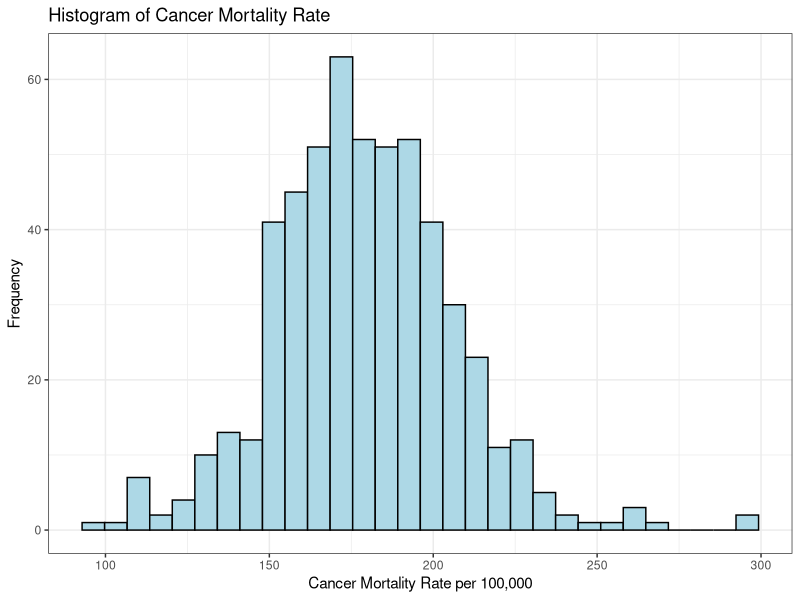
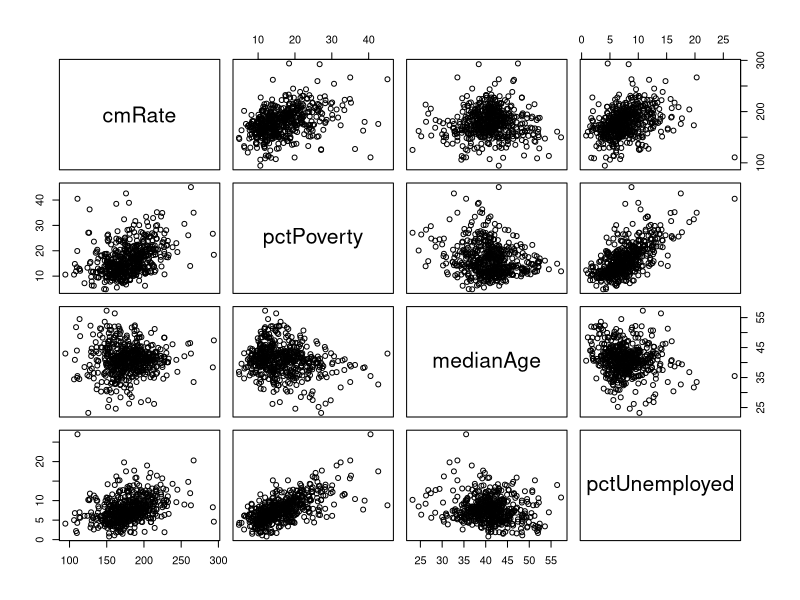
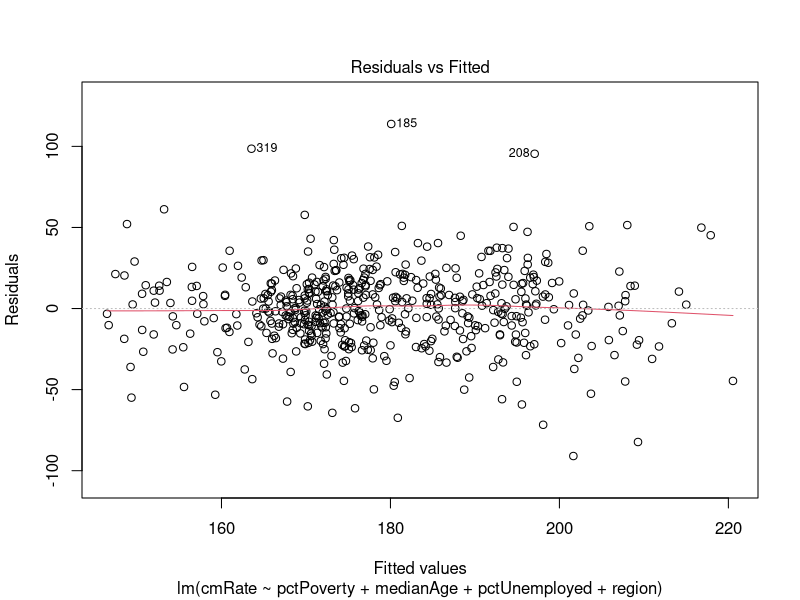
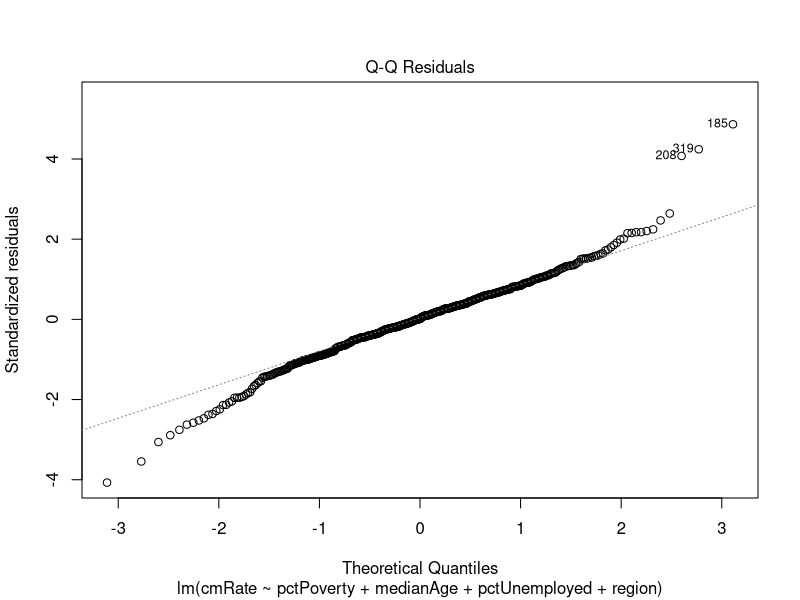
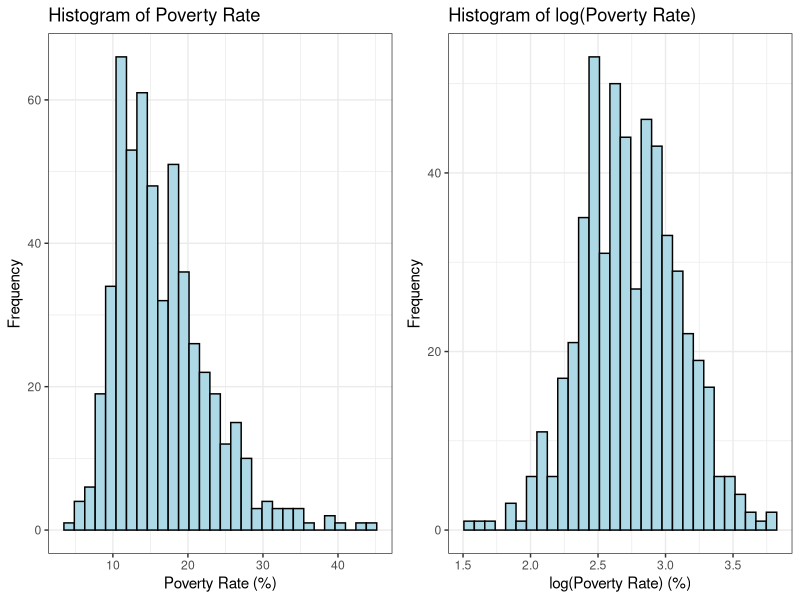
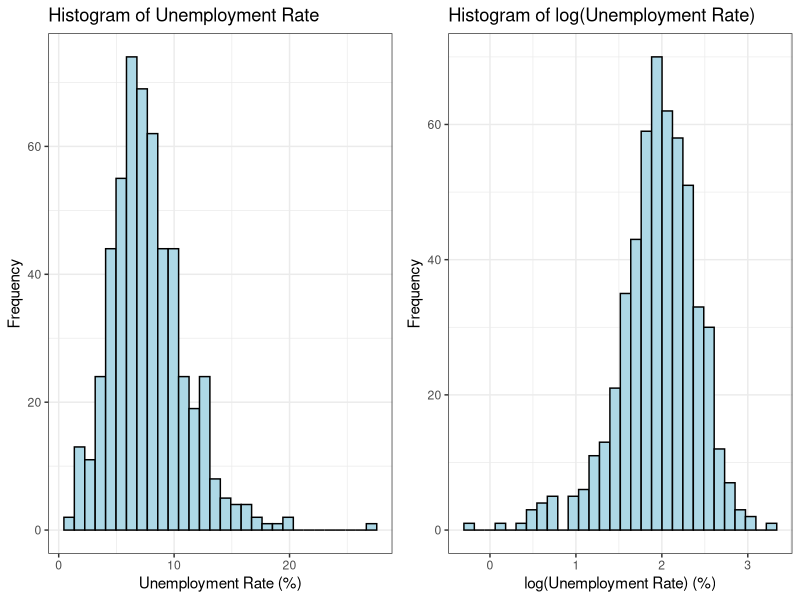
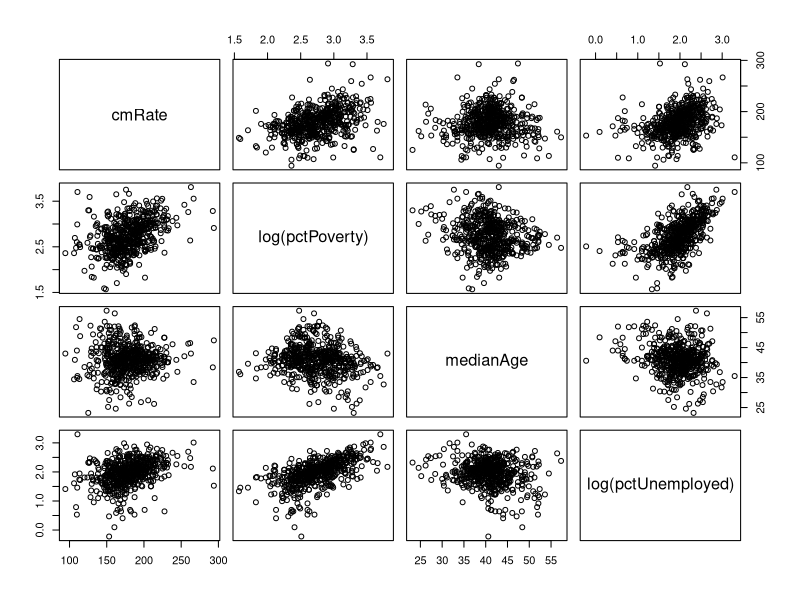
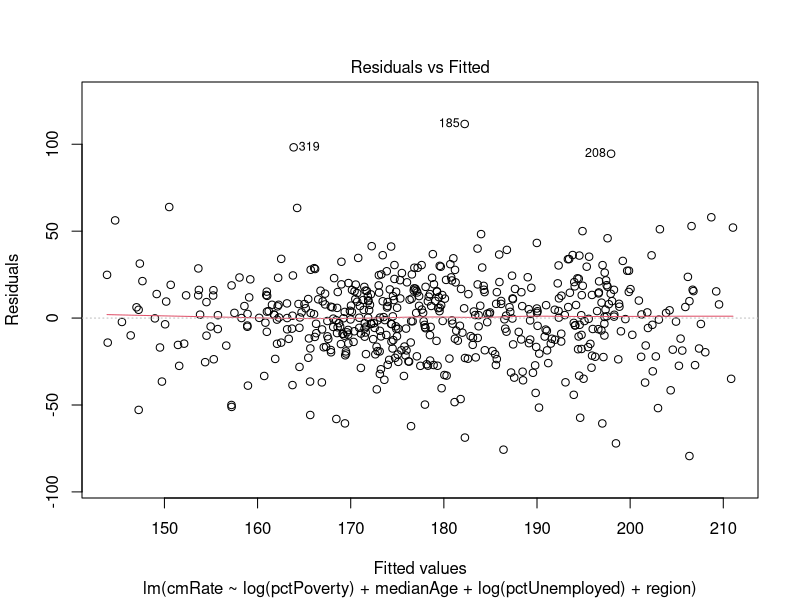

These charts were generated, in order, by the following R code:
## ---- chunk 1
knitr::opts_chunk$set(echo = FALSE)
## ---- chunk 2
# use this code chunk to load any necessary packages
library(ggplot2)
library(GGally)
library(gridExtra)
library(car)
## ---- chunk 3
# use this code chunk to read in your data set
# note: you will need to move your data set into the "stats401_final_project" folder in order for this code chunk to run properly
cancer <- read.csv("cancer_mortality_rates.csv")
## ---- chunk 4
ggplot(data = cancer, aes(x = cmRate)) +
  geom_histogram(bins = 30, color = "black", fill = "lightblue") +
  labs(title = "Histogram of Cancer Mortality Rate",
       x = "Cancer Mortality Rate per 100,000",
       y = "Frequency") +
  theme_bw()
## ---- chunk 5
summary(cancer$cmRate)
## ---- chunk 6
sd(cancer$cmRate)
## ---- chunk 7
pairs(~ cmRate + pctPoverty + medianAge + pctUnemployed, data = cancer)
## ---- chunk 8
initial_model <- lm(cmRate ~ pctPoverty + medianAge + pctUnemployed + region, data = cancer)
summary(initial_model)
## ---- chunk 9
plot(initial_model, which = 1)
## ---- chunk 10
plot(initial_model, which = 2)
## ---- chunk 11
g1 <- ggplot(data = cancer, aes(x = pctPoverty)) +
  geom_histogram(bins = 30, color = "black", fill = "lightblue") +
  labs(title = "Histogram of Poverty Rate",
       x = "Poverty Rate (%)",
       y = "Frequency") +
  theme_bw()

g2 <- ggplot(data = cancer, aes(x = log(pctPoverty))) +
  geom_histogram(bins = 30, color = "black", fill = "lightblue") +
  labs(title = "Histogram of log(Poverty Rate)",
       x = "log(Poverty Rate) (%)",
       y = "Frequency") +
  theme_bw()

grid.arrange(g1, g2, ncol = 2)
## ---- chunk 12
g1 <- ggplot(data = cancer, aes(x = pctUnemployed)) +
  geom_histogram(bins = 30, color = "black", fill = "lightblue") +
  labs(title = "Histogram of Unemployment Rate",
       x = "Unemployment Rate (%)",
       y = "Frequency") +
  theme_bw()

g2 <- ggplot(data = cancer, aes(x = log(pctUnemployed))) +
  geom_histogram(bins = 30, color = "black", fill = "lightblue") +
  labs(title = "Histogram of log(Unemployment Rate)",
       x = "log(Unemployment Rate) (%)",
       y = "Frequency") +
  theme_bw()

grid.arrange(g1, g2, ncol = 2)
## ---- chunk 13
pairs(~ cmRate + log(pctPoverty) + medianAge + log(pctUnemployed), data = cancer)
## ---- chunk 14
log_model <- lm(cmRate ~ log(pctPoverty) + medianAge + log(pctUnemployed) + region, data = cancer)
summary(log_model)
## ---- chunk 15
plot(log_model, which = 1)
## ---- chunk 16
plot(log_model, which = 2)
## ---- chunk 17
ggplot(cancer, aes(x = log(pctPoverty), y = cmRate, color = factor(region), shape = factor(region))) +
  
  geom_point(size = 3, alpha = 0.7) +
  
  labs(title = "Cancer Mortality Rate vs. log(Poverty Rate) by Region",
       x = "log(Poverty Rate)",
       y = "Cancer Mortality Rate",
       color = "Region",
       shape = "Region") +
  
  geom_smooth(method = "lm", formula = y ~ x, se = FALSE) +
  
  theme_bw()
## ---- chunk 18
interaction_model <- lm(cmRate ~ log(pctPoverty) * region + medianAge + log(pctUnemployed), data = cancer)
summary(interaction_model)
## ---- chunk 19
plot(interaction_model, which = 1)
## ---- chunk 20
plot(interaction_model, which = 2)
## ---- chunk 21
anova(log_model, interaction_model, test = "F")
## ---- chunk 22
add_pcths <- lm(cmRate ~ log(pctPoverty) + region + medianAge + log(pctUnemployed) + pctHS, data = cancer)
summary(add_pcths)
## ---- chunk 23
add_pctmarryhouse <- lm(cmRate ~ log(pctPoverty) + medianAge + region + log(pctUnemployed) + pctHS + pctMarriedHouse, data = cancer)
summary(add_pctmarryhouse)
## ---- chunk 24
final_model <- lm(cmRate ~ medianAge + log(pctUnemployed) + pctHS + pctMarriedHouse + region, data = cancer)
summary(final_model)
## ---- chunk 25
plot(final_model, which = 1)
## ---- chunk 26
plot(final_model, which = 2)
## ---- chunk 27
vif(lm(cmRate ~ medianAge + log(pctUnemployed) + pctHS + pctMarriedHouse, data = cancer))
